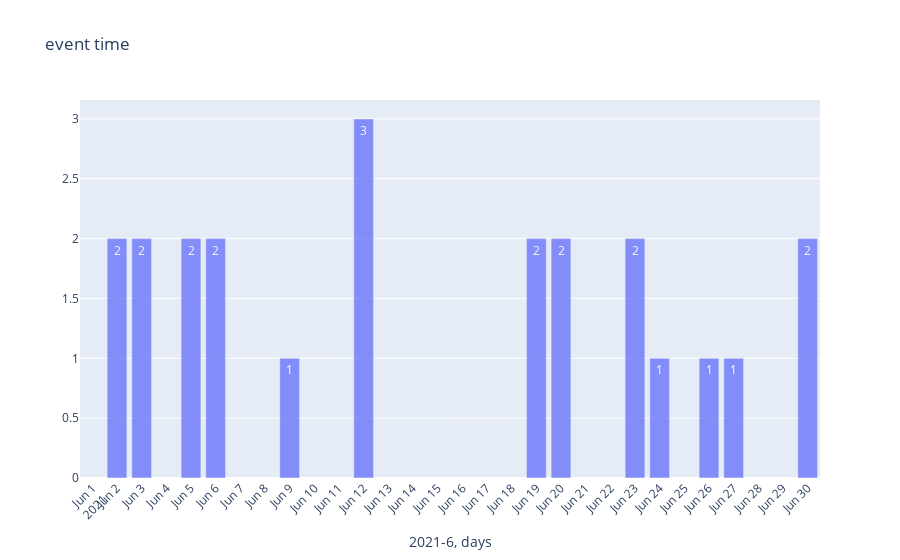

The code cell stored with this chart in its notebook:
### Code cell
#plot hourly data for a given month and year using plotly
#the graph is rendered ONLINE (dynamic)

year_to_report = 2021  #change this
month_to_report = 6  #change this

#put the hourly data onto the timeline
events_month = timetable2.merge(date_range, on="day", how="right")

for index, row in events_month.iterrows():
    if events_month["day"][index].month != month_to_report or events_month["day"][index].year != year_to_report:
        events_month = events_month.drop(index)
events_month = events_month.reset_index(drop=True)

trace1 = go.Bar(x=events_month["day"],y=events_month["counts"], 
                text = events_month["counts"],opacity=0.75, textposition='auto')
data = [trace1]
layout = dict(title = 'event time',
              xaxis= dict(title=f'{year_to_report}-{month_to_report}, days',
                          ticklen= 5,zeroline= False, tickmode = 'linear',tickangle=-45)
             )
fig = dict(data = data, layout = layout)
iplot(fig)
print(f'total events: {int(events_month["counts"].sum())}')
hour_sum_total = 0

#calculate sums
events_month = events_month.dropna()
for index, row in events_month.iterrows():
    hour_sum_total+=(events_month["duration"][index]*events_month["counts"][index])
print(f'total hours: {int(hour_sum_total)}')

### Figure 1 — Plotly figure (JSON) as saved in the notebook; plotly's stock layout.template omitted (floating-point values rounded to 4 significant figures)
{"data": [{"opacity": 0.75, "text": [null, 2, 2, null, 2, 2, null, null, 1, null, null, 3, null, null, null, null, null, null, 2, 2, null, null, 2, 1, null, 1, 1, null, null, 2], "textposition": "auto", "type": "bar", "x": ["2021-06-01T00:00:00", "2021-06-02T00:00:00", "2021-06-03T00:00:00", "2021-06-04T00:00:00", "2021-06-05T00:00:00", "2021-06-06T00:00:00", "2021-06-07T00:00:00", "2021-06-08T00:00:00", "2021-06-09T00:00:00", "2021-06-10T00:00:00", "2021-06-11T00:00:00", "2021-06-12T00:00:00", "2021-06-13T00:00:00", "2021-06-14T00:00:00", "2021-06-15T00:00:00", "2021-06-16T00:00:00", "2021-06-17T00:00:00", "2021-06-18T00:00:00", "2021-06-19T00:00:00", "2021-06-20T00:00:00", "2021-06-21T00:00:00", "2021-06-22T00:00:00", "2021-06-23T00:00:00", "2021-06-24T00:00:00", "2021-06-25T00:00:00", "2021-06-26T00:00:00", "2021-06-27T00:00:00", "2021-06-28T00:00:00", "2021-06-29T00:00:00", "2021-06-30T00:00:00"], "y": [null, 2, 2, null, 2, 2, null, null, 1, null, null, 3, null, null, null, null, null, null, 2, 2, null, null, 2, 1, null, 1, 1, null, null, 2]}], "layout": {"title": {"text": "event time"}, "xaxis": {"tickangle": -45, "ticklen": 5, "tickmode": "linear", "title": {"text": "2021-6, days"}, "zeroline": false}}}
